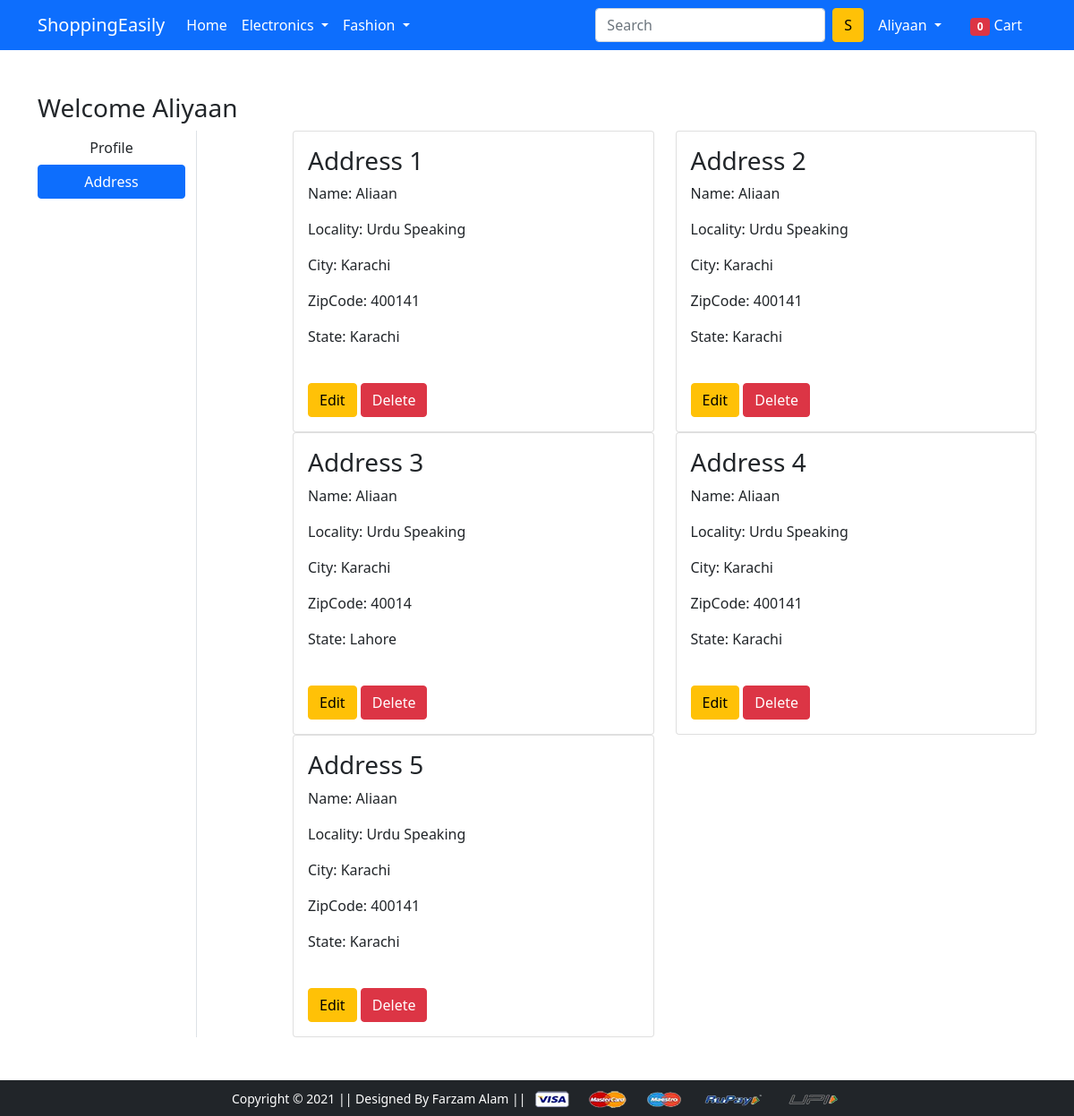
Page /address/ (signed in) on the committed database.
### app/models.py (models this page shows, shortened)
class Customer(models.Model):
    user = models.ForeignKey(User, on_delete=models.CASCADE)
    name = models.CharField(max_length=100)
    locality = models.CharField(max_length=100)
    city = models.CharField(max_length=100)
    zipcode = models.IntegerField()
    state = models.CharField(choices=STATE_CHOICES,max_length=100)

### app/views.py (the view)
# urls.py: path('address/', views.address.as_view(), name='address'),
@method_decorator(login_required, name='dispatch')
class address(View):
    def get(self, request):
        address = Customer.objects.filter(user=self.request.user)
        context = {'address':address}
        return render(request, 'app/address.html', context)

### app/context_processors.py (called while the page is built)
def cart_count(request):
    if request.user.is_authenticated:
        carts = Cart.objects.filter(user=request.user)
        count = carts.count()
        return {'cart_count':count}
    else:
        return {'count':0}

### app/templates/app/address.html (shortened to what this page needs)
{% extends 'app/base.html' %}
{% load static %}
{% block main-content %}
<div class="container my-5">
 <div class="row">
  <h3>Welcome {{request.user|title}}</h3>
  <div class="col-sm-2 border-end">
   <ul class="list-unstyled">
    <li class="d-grid"><a href="{% url 'profile' %}" class="btn">Profile</a></li>
    <li class="d-grid"><a href="{% url 'address' %}" class="btn btn-primary">Address</a></li>
   </ul>
  </div>
  <div class="col-sm-9 offset-sm-1">
   <div class="row">
    {% for add in address %}
        {% if request.user %}
            <div class="col-sm-6">
                <div class="card">
                    <div class="card-body">
                        <h3>Address {{forloop.counter}} </h3>
                        <p>Name: {{add.name}} </p>
                        <p>Locality: {{add.locality}} </p>
                        <p>City: {{add.city}} </p>
                        <p>ZipCode: {{add.zipcode}} </p>
                        <p>State: {{add.state}} </p>
                        <a href="{% url 'profile-edit' add.id %}" class="btn btn-warning mt-4">Edit</a>
                        <a href="{% url 'address-delete' add.id %}" class="btn btn-danger mt-4">Delete</a>
                    </div>
                </div>
            </div>
        {% endif %}
    {% endfor %}
   </div>
  </div>
 </div>
</div>
{% endblock main-content %}

### app/templates/app/base.html (shortened to what this page needs)
<!doctype html>
{% load static %}
<html lang="en">
  <head>
    <link href="https://cdn.jsdelivr.net/npm/bootstrap@5.0.0-beta1/dist/css/bootstrap.min.css" rel="stylesheet">
    <link rel="stylesheet" href="{% static 'app/css/owl.carousel.min.css' %}">
    <link rel="stylesheet" href="{% static 'app/css/all.min.css' %}">
    <link rel="stylesheet" href="{% static 'app/css/style.css' %}">
  </head>
  <body>
    <nav class="navbar navbar-expand-lg navbar-dark bg-primary">
     <div class="container">
       <a class="navbar-brand" href="/">ShoppingEasily</a>
       <div class="collapse navbar-collapse" id="navbarSupportedContent">
         <ul class="navbar-nav me-auto mb-2 mb-lg-0">
           <li class="nav-item">
             <a class="nav-link active" aria-current="page" href="/">Home</a>
           </li>
           <li class="nav-item dropdown">
             <a class="nav-link dropdown-toggle text-white" href="#" id="electronicsDropdown" role="button" data-bs-toggle="dropdown" aria-expanded="false">
               Electronics
             </a>
           </li>
           <li class="nav-item dropdown">
             <a class="nav-link dropdown-toggle text-white" href="#" id="fashionDropdown" role="button" data-bs-toggle="dropdown" aria-expanded="false">
               Fashion
             </a>
           </li>
         </ul>
         <form class="d-flex">
           <input class="form-control me-2" type="search" placeholder="Search" aria-label="Search">
           <button class="btn btn-warning" type="submit">S</button>
         </form>
         <div>
          <ul class="navbar-nav me-auto mb-2 mb-lg-0">
          {% if request.user.is_authenticated %}
            <li class="nav-item dropdown mx-2">
              <a class="nav-link dropdown-toggle text-white" href="#" id="profileDropdown" role="button" data-bs-toggle="dropdown" aria-expanded="false">
                {{request.user.username|title}}
              </a>
            </li>
              <li class="nav-item mx-2">
                <a href="{% url 'show-cart' %}" class="nav-link text-white"><span class="badge bg-danger">{{cart_count}}</span> Cart </a>
              </li>
            {% endif %}
          </ul>
         </div>
       </div>
     </div>
    </nav>
    {% block main-content %} {% endblock main-content %}
    <footer class="container-fluid bg-dark text-center p-2 mt-5">
        <small class="text-white">Copyright &copy; 2021 || Designed By Farzam Alam || </small>
        <img src="{% static 'app/images/payment.png' %}" alt="" srcset="" class="img-fluid" height="2px">
    </footer>
  </body>
</html>

### rows in the picture
Customer: name "Aliaan", locality "Urdu Speaking", city "Karachi", zipcode "400141", state "Karachi"
Customer: name "Aliaan", locality "Urdu Speaking", city "Karachi", zipcode "400141", state "Karachi"
Customer: name "Aliaan", locality "Urdu Speaking", city "Karachi", zipcode "40014", state "Lahore"
Customer: name "Aliaan", locality "Urdu Speaking", city "Karachi", zipcode "400141", state "Karachi"
Customer: name "Aliaan", locality "Urdu Speaking", city "Karachi", zipcode "400141", state "Karachi"

### other values in the picture
{{ request.user.username|title }} "Aliyaan"
{{ cart_count }} "0"
{{ request.user|title }} "Aliyaan"
